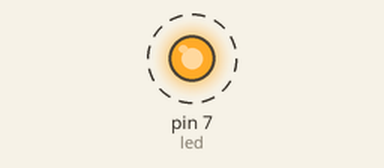
This sketch was run on a simulated Arduino Uno, built with avr-gcc and run on an emulated ATmega328P. Parts: output pins drawn as LEDs (lit = HIGH). Dashed ring = blinking.

Above: at 0.05 s.
Timing chart, 0 to 3.0 s (numbered marks = the images above):
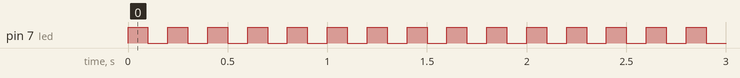

Measured:
- by itself, pin 7 (led): alternates HIGH for 0.10 s and LOW for 0.10 s

The sketch:

Blink.ino
```cpp
  int led=7;
  void setup() {
  pinMode(led,OUTPUT);
  }
  void loop(){
  digitalWrite(led,HIGH);
  delay(100);
  digitalWrite(led,LOW);
  delay(100);
  }
```
